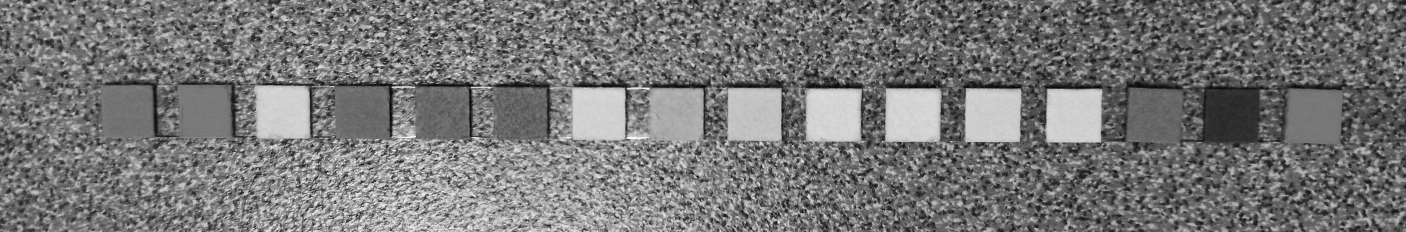
#> input picture shapes_testing/cropme.jpg, 4217 x 696 px, found by its file name (shown at 1/3 size)
$ python 'square lines .py'
#> lines starting #> are read from the running program, lines starting #| are printed output that depends on the picture
import cv2 as cv

# finding lines and identifying square
# blur > edge cascade > some sort of square locator

img = cv.imread('Photos/cropme.jpg',cv.IMREAD_UNCHANGED)
#> img is the input picture: shape (696, 4217, 3); min 0, max 255, mean 119.1

scale_percent = 20 # percent of original size
width = int(img.shape[1] * scale_percent / 100)
#> width = 843
height = int(img.shape[0] * scale_percent / 100)
#> height = 139
dim = (width, height)
#> dim = (843, 139)

# resize image
resized = cv.resize(img, dim, interpolation = cv.INTER_AREA)
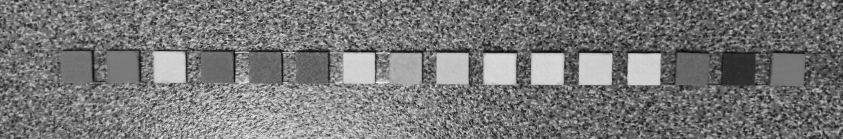
#> resized: shape (139, 843, 3); min 10, max 246, mean 119.1

cv.imshow('test2', resized)

blur = cv.GaussianBlur(resized, (3,3), cv.BORDER_DEFAULT)
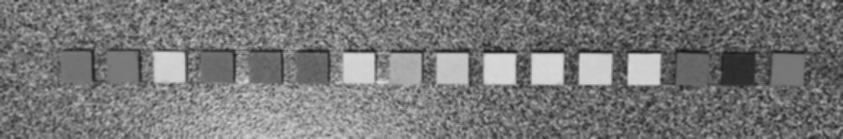
#> blur: shape (139, 843, 3); min 20, max 217, mean 119.1
canny = cv.Canny(blur, 100, 200)
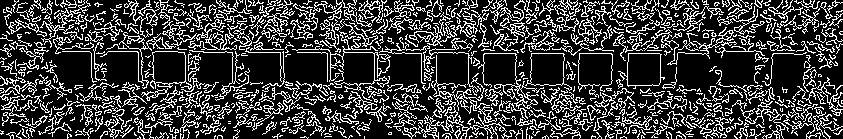
#> canny: shape (139, 843); 23.7% white in thin lines or dots
cv.imshow('Canny Edges', canny)


cv.waitKey(0)
cv.destroyAllWindows()
